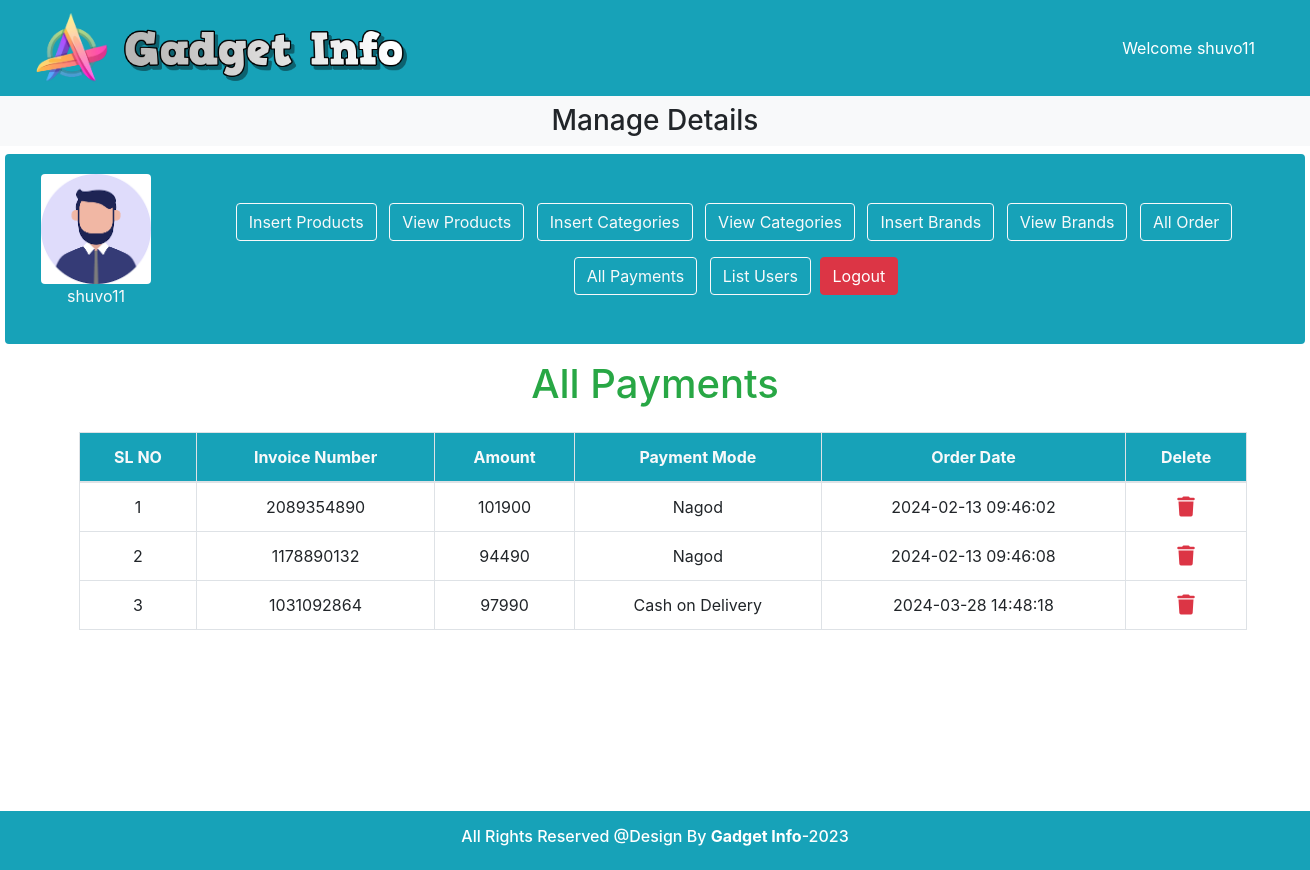
Page /admin_area/index.php?list_payments (signed in) on the committed database.
### tables this page shows
CREATE TABLE `admin_table` (
  `user_id` int(11) NOT NULL,
  `username` varchar(100) NOT NULL,
  `user_email` varchar(100) NOT NULL,
  `user_password` varchar(255) NOT NULL,
  `user_images` varchar(255) NOT NULL,
  `user_ip` varchar(100) NOT NULL,
  `user_address` varchar(255) NOT NULL,
  `user_mobile` varchar(255) NOT NULL
);

CREATE TABLE `user_payments` (
  `payment_id` int(11) NOT NULL,
  `order_id` int(11) NOT NULL,
  `invoice_number` int(11) NOT NULL,
  `amount` int(11) NOT NULL,
  `payment_mode` varchar(255) NOT NULL,
  `date` timestamp NOT NULL DEFAULT current_timestamp() ON UPDATE current_timestamp()
);

### admin_area/list_payments.php (the view, shortened to what this page needs)
<h1 class="text-success text-center">All Payments</h1>
<table class="table table-bordered mt-4 mb-6 ml-2">
    <?php
    $get_payments = "SELECT * FROM user_payments";
    $result = mysqli_query($con, $get_payments);
    $row_count = mysqli_num_rows($result);
    if($row_count == 0){
        echo "<td colspan='7'><h2 class='text-danger text-center mt-5'>No Payments Received Yet</h2></td>";
    } else {
        echo "<thead class='bg-info'>
        <tr class='text-light text-center'>
        <th>SL NO</th>
        <th>Invoice Number</th>
        <th>Amount</th>
        <th>Payment Mode</th>
        <th>Order Date</th>
        <th>Delete</th>
    </tr>
</thead>
<tbody class='text-center'> ";
        $number = 0;
        while($row_data = mysqli_fetch_assoc($result)){
            $payment_id = $row_data['payment_id'];
            $amount = $row_data['amount'];
            $invoice_number = $row_data['invoice_number'];
            $payment_mode = $row_data['payment_mode'];
            $date = $row_data['date'];
            $number++;
            ?>
                <tr>
                    <td><?php echo $number;?></td>
                    <td><?php echo $invoice_number;?></td>
                    <td><?php echo $amount;?></td>
                    <td><?php echo $payment_mode;?></td>
                    <td><?php echo $date;?></td>
                    <td class='align-middle'><a href='index.php?delete_payment=<?php echo $payment_id ?>' class='text-danger'><i class='fa-solid fa-trash fa-lg'></i></a></td>
                </tr>
    <?php
            }
        }
    ?>
    </tbody>
</table>

### admin_area/index.php (shortened to what this page needs)
<?php
include('../functions/common_function.php');
?>
<!DOCTYPE html>
<html lang="en">
<head>
    <link rel="stylesheet" href="https://cdn.jsdelivr.net/npm/bootstrap@4.4.1/dist/css/bootstrap.min.css">
    <link rel="stylesheet" href="https://cdnjs.cloudflare.com/ajax/libs/font-awesome/6.5.1/css/all.min.css">
    <link rel="stylesheet" href="../style.css">
</head>
<body>
    <div class="container-fluid p-0">
        <nav class="navbar navbar-expand-lg navbar-light bg-info">
            <div class="container-fluid">
            <div class="d-flex ">
            <img src="../images/Logo0.png" alt="" style="width:80px;height:80px;" class="mr-2">
            <a class="mt-3" href="index.php"><img src="../images/Logo.png" alt="HTML tutorial" style="width:293px;height:62px;"></a>
</div>
                <nav class="navbar navbar-expand-lg">
                    <ul class="navbar-nav">
                        <li class="nav-item">
                            <a href="" class="text-white"><?php
if(!isset($_SESSION['username'])){
  echo "
  <a class='text-white' href='#'>Welcome Guest</a>
";
}else{
  echo "
  <a class='nav-link text-white' href='#'> Welcome ".$_SESSION['username']."</a>
  ";
}
?></a>
                        </li>
                    </ul>
                </nav>
            </div>
        </nav>
        <div class="bg-light">
            <h3 class="text-center p-2">Manage Details</h3>
        </div>
        <div class="row">
            <div class="col-md 12 bg-info p-1 d-flex align-items-center rounded">
                <div class="p-3 ml-3">
                    <?php
                    $username=$_SESSION['username'];
                    $user_image=" Select * from `admin_table` where username='$username'";
                    $result_image=mysqli_query($con,$user_image);
                    $row_image=mysqli_fetch_array($result_image);
                    $user_image=$row_image['user_images'];
                    echo "
                    <a href='#'><img src='./product_images/$user_image' alt='' class='rounded'  style='height:110px'></a>
                    ";
                    ?>
                    <h class=" ">
                        <?php
                        if(!isset($_SESSION['username'])){
                        echo "
                        <p class='text-light text-center' href='#'>Admin Name</p>
                        ";
                        }else{
                        echo "
                        <p class='text-light text-center' href='#'> ".$_SESSION['username']."</p>
                        ";
                        }
                        ?>
                    </h>
                </div>
                <div class="button adbutton text-center ">
            <a class="btn btn-outline-light mx-1 my-2" href="insert_product.php">Insert Products</a>
            <a class="btn btn-outline-light mx-1 my-2" href="index.php?view_products">View Products</a>
            <a class="btn btn-outline-light mx-1 my-2" href="index.php?insert_category">Insert Categories</a>
            <a class="btn btn-outline-light mx-1 my-2" href="index.php?view_categories">View Categories</a>
            <a class="btn btn-outline-light mx-1 my-2" href="index.php?insert_brand">Insert Brands</a>
            <a class="btn btn-outline-light mx-1 my-2" href="index.php?view_brands">View Brands</a>
            <a class="btn btn-outline-light mx-1 my-2" href="index.php?list_orders">All Order</a>
            <a class="btn btn-outline-light mx-1 my-2" href="index.php?list_payments">All Payments</a>
            <a class="btn btn-outline-light mx-1 my-2" href="index.php?list_users">List Users</a>
            <?php if(!isset($_SESSION['username'])){
  echo "
  <a class=' btn-outline-light' href='admin_login.php'> Logout</a>
   ";
}else{
  echo "
  <a class='btn btn-danger' href='admin_logout.php'> Logout</a>
   ";
}
?>
          </div>
            </div>
        </div>
        <div class="container my-3 mb-5 ">
            <?php
            if(isset($_GET['list_payments'])){
                include('list_payments.php');
            }
            ?>
        </div>
        <div class="fixed-bottom ">
    <div class="bg-info p-3 text-center text-white">
        <h6>All Rights Reserved @Design By <b>Gadget Info</b>-2023</h6>
    </div>
</body>
</html>

### style.css (style rules this page uses)
* { margin: 0; padding: 0; box-sizing: border-box; }
.mb-6 { margin-bottom:5rem; }
.mb-6 { margin-bottom:15rem; }
.row { width: 1300px; margin: auto; overflow: hidden; text-align: center; }
img { height: 70px; }
.container { max-width: 1200px; padding: 0 1rem; margin: 0 auto; }

### rows in the picture
admin_table: user_images (picture)
user_payments: invoice_number "2089354890", amount "101900", payment_mode "Nagod", date "2024-02-13 09:46:02"
user_payments: invoice_number "1178890132", amount "94490", payment_mode "Nagod", date "2024-02-13 09:46:08"
user_payments: invoice_number "1031092864", amount "97990", payment_mode "Cash on Delivery", date "2024-03-28 14:48:18"

### other values in the picture
$_SESSION['username'] "shuvo11"
